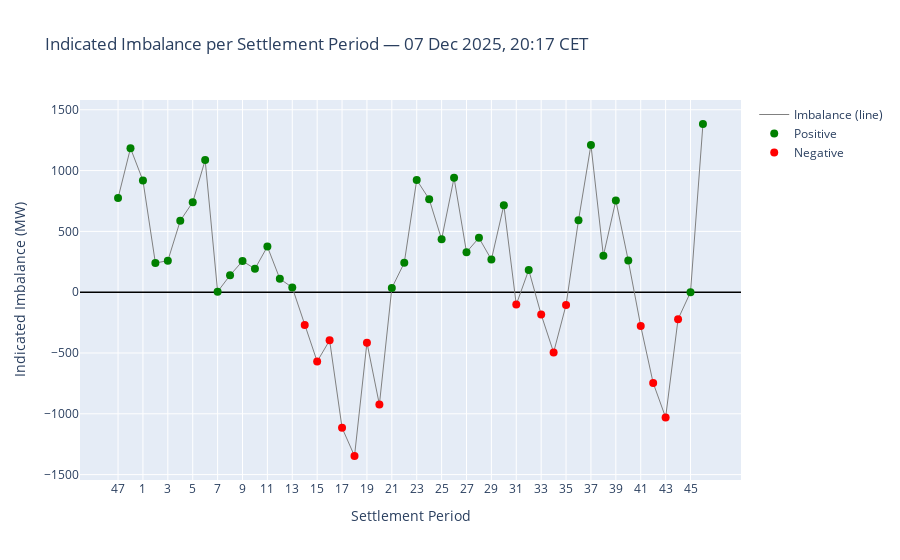
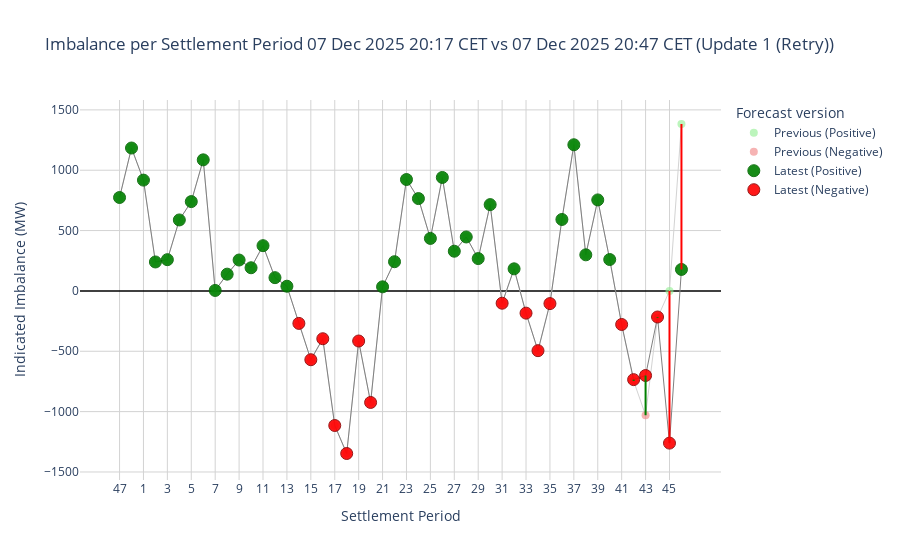
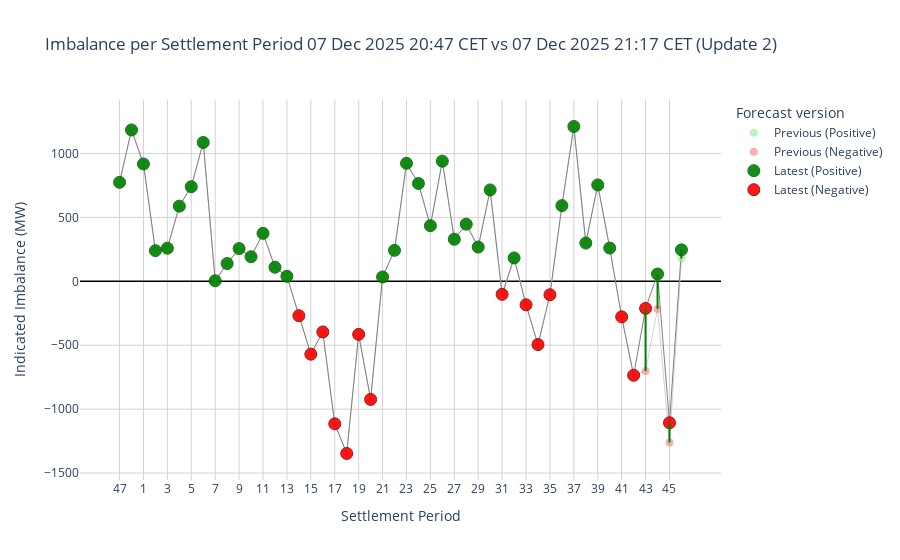
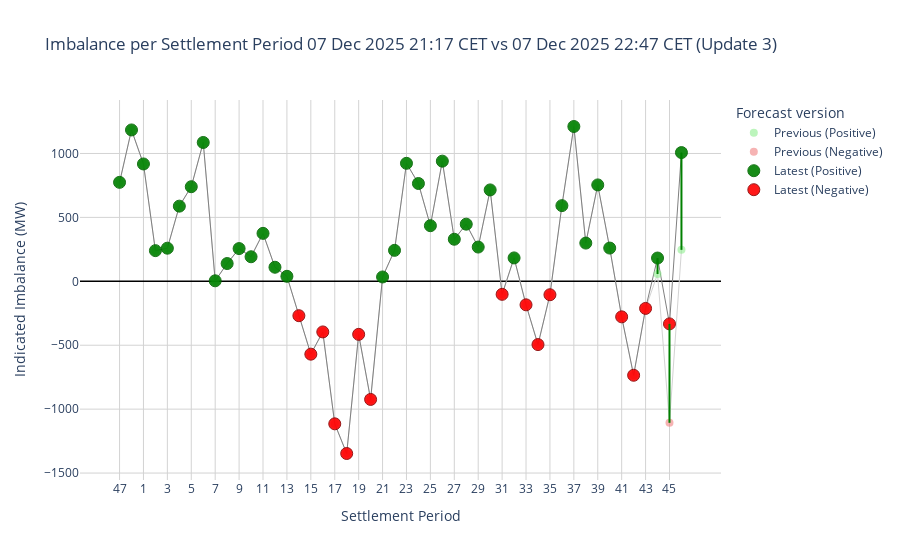

The code cell stored with these charts, in order, in its notebook:
### Code cell
auto_update_loop(
    date="2025-12-07",              # pick your BMRS day here (e.g. between 2024-11-10 and 2024-11-21)
    update_interval_minutes=30,
    retry=True,
    retry_increments=(30, 60, 120),   # 30s, 60s, 120s
)
